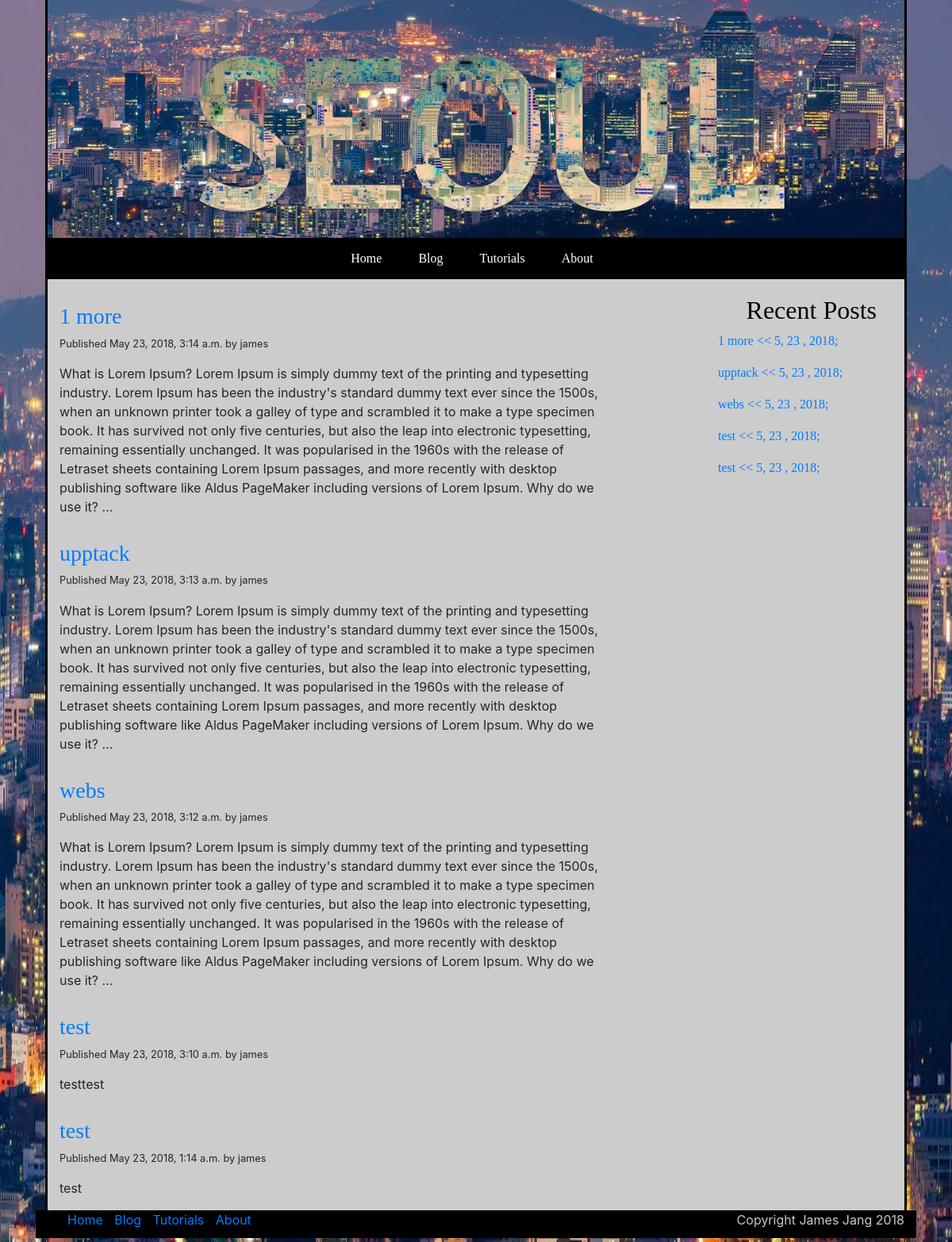
Screenshot of /blog/ with the database file from the repository.
### blog/models.py (models this page shows, shortened)
class Post(models.Model):
    STATUS_CHOICES = (
        ('draft', 'Draft'),
        ('published', 'Published'),
    )
    CATEGORY_CHOICES = (
        ('blog' , 'Blog'),
        ('tutorial', 'Tutorial'),
    )
    title = models.CharField(max_length=250)
    slug = models.SlugField(max_length=250, unique_for_date='publish')
    author = models.ForeignKey(User, on_delete=models.DO_NOTHING, related_name='blog_posts')
    body = models.TextField()
    publish = models.DateTimeField(default=timezone.now)
    created = models.DateTimeField(auto_now_add=True)
    updated = models.DateTimeField(auto_now=True)
    status = models.CharField(max_length=10, choices=STATUS_CHOICES, default='published')
    posttype = models.CharField(max_length=10, choices=CATEGORY_CHOICES, default='blog')
    objects = models.Manager()
    published = PublishedManager()
    blogposts = BlogPostManager()
    tutorialposts = TutorialPostManager()
    class Meta:
        ordering = ('-publish',)
    def get_absolute_url(self):
        return reverse('blog:post_detail_view', args=[self.publish.year, self.publish.strftime('%m'),self.publish.strftime('%d'),self.slug])

### blog/views.py (the view)
def post_list_view(request):
    posts = Post.blogposts.all()
    return render(request, 'blog/post/list.html', {'posts': posts})

### blog/models.py (called while the page is built)
    def get_queryset(self):
        return super(BlogPostManager,self).get_queryset().filter(posttype='blog')

### blog/templates/blog/post/list.html (shortened to what this page needs)
{% extends "blog/master.html" %}
{% block content %}
    {% for post in posts %}
            <h3 style ="font-family:Code-Bolt; margin-top: 30px;        "><a href="{{ post.get_absolute_url }}">{{ post.title }}</a></h3>
            <p class="small">Published {{ post.publish }} by {{ post.author }}</p>
            <p>{{ post.body|truncatewords:100|linebreaks }}</p>
    {% endfor %}
{% endblock %}
{% block side %}
<div class ="col-md-4">
        <h2 style="text-align: right; margin-top: 20px; margin-right:20px;color:black;font-family:Code-Bolt;">Recent Posts</h2>
        {% for post in posts %}
          <p class="medium" style ="text-align: left;  margin-left: 110px; margin-right:20px;font-family:Code-Bolt;">
            <a href="{{ post.get_absolute_url }}">{{post.title}} << {{post.publish.month}}, {{post.publish.day}} ,  {{post.publish.year}};  </a></p>
        {%endfor%}
</div>
{% endblock %}

### blog/templates/blog/master.html (shortened to what this page needs)
{% load staticfiles %}
<!DOCTYPE html>
<html lang="en">
<head>
    <link rel="stylesheet" href="{% static "css/bootstrap.css" %}">
    <link rel="stylesheet" href="https://cdnjs.cloudflare.com/ajax/libs/font-awesome/4.7.0/css/font-awesome.min.css">
</head>
<body>
  <div class="container">
    <div class ="blog-container">
      <div class ="banner-image">
      </div>
        <div class ="navbar-container">
            <ul>
                <li><a href=/home/>Home</a></li>
                <li><a href=/blog/>Blog</a></li>
                <li><a href="/tutorials/">Tutorials</a></li>
                <li><a href="#about">About</a></li>
            </ul>
        </div>
        <div class="row" style="border-left: 3px">
          <div class="col-md-8">
            {% block content %}
            {% endblock %}
          </div>
          {% block side %}
          {% endblock %}
      </div>
    </div>
    <div class ="footer-container">
        <div class="footer-text">
          <div class ="row">
          <div class ="col-md-8">
          <a href ="#" style="margin-right:10px;">Home </a>
          <a href ="#" style="margin-right:10px;">Blog </a>
          <a href ="#" style="margin-right:10px;">Tutorials </a>
          <a href ="#" style="margin-right:10px;">About </a>
          </div>
          <div class ="col-md-4">
              <p>Copyright James Jang 2018</p>
          </div>
        </div>
        </div>
      </div>
    </div>
</body>
</html>

### rows the page displays
Post: title "1 more", publish "May 23, 2018, 3:14 a.m.", author "james", body "What is Lorem Ipsum? Lorem Ipsum is simply dummy text of the printing and typesetting industry. Lorem Ipsum has been the industry's standard dummy text ever since the 1500s, when an unknown printer took a galley of type and scrambled it to make a type specimen book. It has survived not only five centuries, but also the leap into electronic typesetting, remaining essentially unchanged. It was popularised in the 1960s with the release of Letraset sheets containing Lorem Ipsum passages, and more recently with desktop publishing software like Aldus PageMaker including versions of Lorem Ipsum. Why do we use it? …", publish.month "5", publish.day "23", publish.year "2018"
Post: title "upptack", publish "May 23, 2018, 3:13 a.m.", author "james", body "What is Lorem Ipsum? Lorem Ipsum is simply dummy text of the printing and typesetting industry. Lorem Ipsum has been the industry's standard dummy text ever since the 1500s, when an unknown printer took a galley of type and scrambled it to make a type specimen book. It has survived not only five centuries, but also the leap into electronic typesetting, remaining essentially unchanged. It was popularised in the 1960s with the release of Letraset sheets containing Lorem Ipsum passages, and more recently with desktop publishing software like Aldus PageMaker including versions of Lorem Ipsum. Why do we use it? …", publish.month "5", publish.day "23", publish.year "2018"
Post: title "webs", publish "May 23, 2018, 3:12 a.m.", author "james", body "What is Lorem Ipsum? Lorem Ipsum is simply dummy text of the printing and typesetting industry. Lorem Ipsum has been the industry's standard dummy text ever since the 1500s, when an unknown printer took a galley of type and scrambled it to make a type specimen book. It has survived not only five centuries, but also the leap into electronic typesetting, remaining essentially unchanged. It was popularised in the 1960s with the release of Letraset sheets containing Lorem Ipsum passages, and more recently with desktop publishing software like Aldus PageMaker including versions of Lorem Ipsum. Why do we use it? …", publish.month "5", publish.day "23", publish.year "2018"
Post: title "test", publish "May 23, 2018, 3:10 a.m.", author "james", body "testtest", publish.month "5", publish.day "23", publish.year "2018"
Post: title "test", publish "May 23, 2018, 1:14 a.m.", author "james", body "test", publish.month "5", publish.day "23", publish.year "2018"
